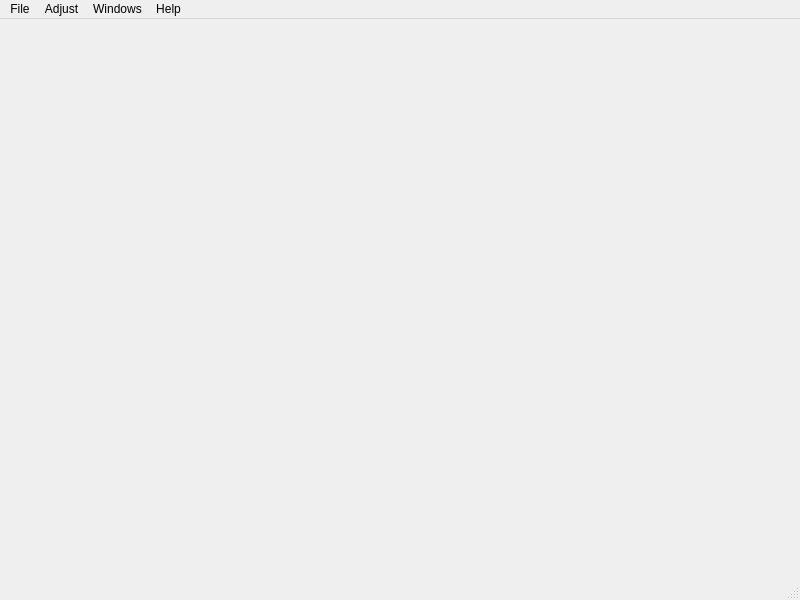
<?xml version="1.0" encoding="UTF-8"?>
<ui version="4.0">
 <class>MainWindowWidget</class>
 <widget class="QMainWindow" name="MainWindowWidget">
  <property name="geometry">
   <rect>
    <x>0</x>
    <y>0</y>
    <width>800</width>
    <height>600</height>
   </rect>
  </property>
  <property name="windowTitle">
   <string>MainWindow</string>
  </property>
  <widget class="QWidget" name="centralwidget"/>
  <widget class="QMenuBar" name="menubar">
   <property name="geometry">
    <rect>
     <x>0</x>
     <y>0</y>
     <width>800</width>
     <height>21</height>
    </rect>
   </property>
   <widget class="QMenu" name="menuTest">
    <property name="title">
     <string>File</string>
    </property>
    <addaction name="m_openAction"/>
    <addaction name="m_writeAction"/>
    <addaction name="separator"/>
    <addaction name="m_loadEvents"/>
    <addaction name="m_saveEvents"/>
    <addaction name="separator"/>
    <addaction name="m_quitAction"/>
   </widget>
   <widget class="QMenu" name="menuAdjust">
    <property name="title">
     <string>Adjust</string>
    </property>
    <addaction name="m_filterAction"/>
   </widget>
   <widget class="QMenu" name="menuWindows">
    <property name="title">
     <string>Windows</string>
    </property>
    <addaction name="m_eventAction"/>
    <addaction name="m_informationAction"/>
    <addaction name="m_channelSelectionManagerAction"/>
   </widget>
   <widget class="QMenu" name="menuHelp">
    <property name="title">
     <string>Help</string>
    </property>
    <addaction name="m_aboutAction"/>
   </widget>
   <addaction name="menuTest"/>
   <addaction name="menuAdjust"/>
   <addaction name="menuWindows"/>
   <addaction name="menuHelp"/>
  </widget>
  <widget class="QStatusBar" name="statusbar"/>
  <action name="m_openAction">
   <property name="text">
    <string>Open...</string>
   </property>
  </action>
  <action name="m_writeAction">
   <property name="text">
    <string>Save...</string>
   </property>
  </action>
  <action name="m_loadEvents">
   <property name="text">
    <string>Load Events (fif)...</string>
   </property>
  </action>
  <action name="m_saveEvents">
   <property name="enabled">
    <bool>false</bool>
   </property>
   <property name="text">
    <string>Save Events (fif)...</string>
   </property>
  </action>
  <action name="m_quitAction">
   <property name="text">
    <string>Quit</string>
   </property>
  </action>
  <action name="m_filterAction">
   <property name="text">
    <string>Filter...</string>
   </property>
  </action>
  <action name="m_dataAction">
   <property name="text">
    <string>Show data plot...</string>
   </property>
  </action>
  <action name="m_eventAction">
   <property name="text">
    <string>Show event list...</string>
   </property>
  </action>
  <action name="m_informationAction">
   <property name="text">
    <string>Show information...</string>
   </property>
  </action>
  <action name="m_aboutAction">
   <property name="text">
    <string>About...</string>
   </property>
  </action>
  <action name="m_channelSelectionManagerAction">
   <property name="text">
    <string>Show channel selection manager</string>
   </property>
  </action>
 </widget>
 <resources/>
 <connections/>
 <slots>
  <slot>openFile()</slot>
  <slot>writeFile()</slot>
  <slot>loadEvents()</slot>
  <slot>saveEvents()</slot>
  <slot>quit()</slot>
  <slot>showFilterWindow()</slot>
  <slot>showEventWindow()</slot>
  <slot>showDataWindow()</slot>
  <slot>showLogWindow()</slot>
  <slot>about()</slot>
 </slots>
</ui>
